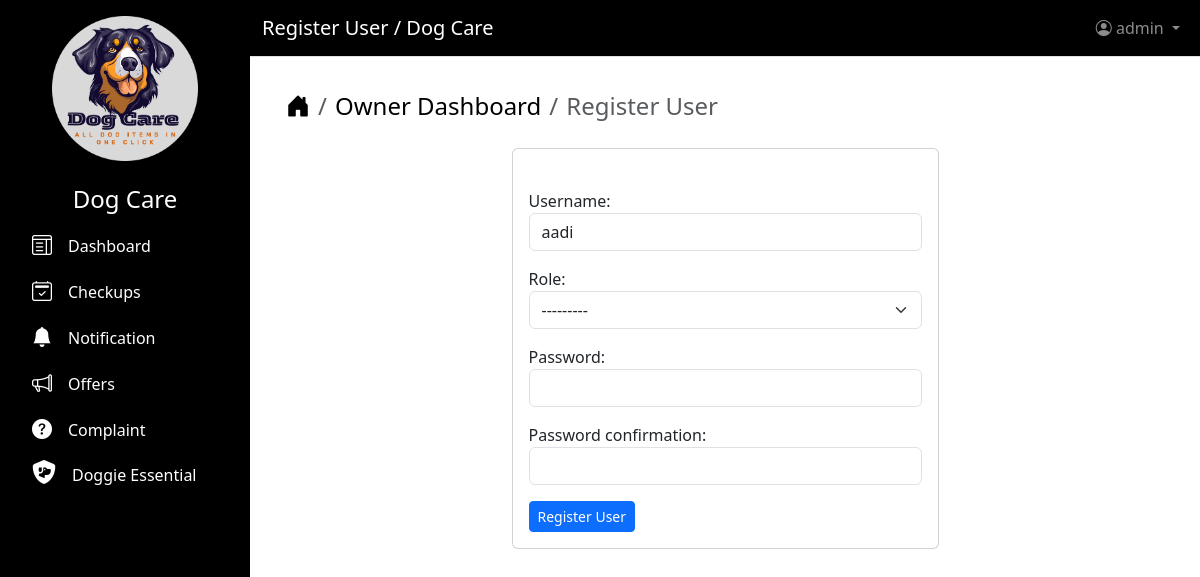
Page /update/users/2 (signed in) on the earlier database version.
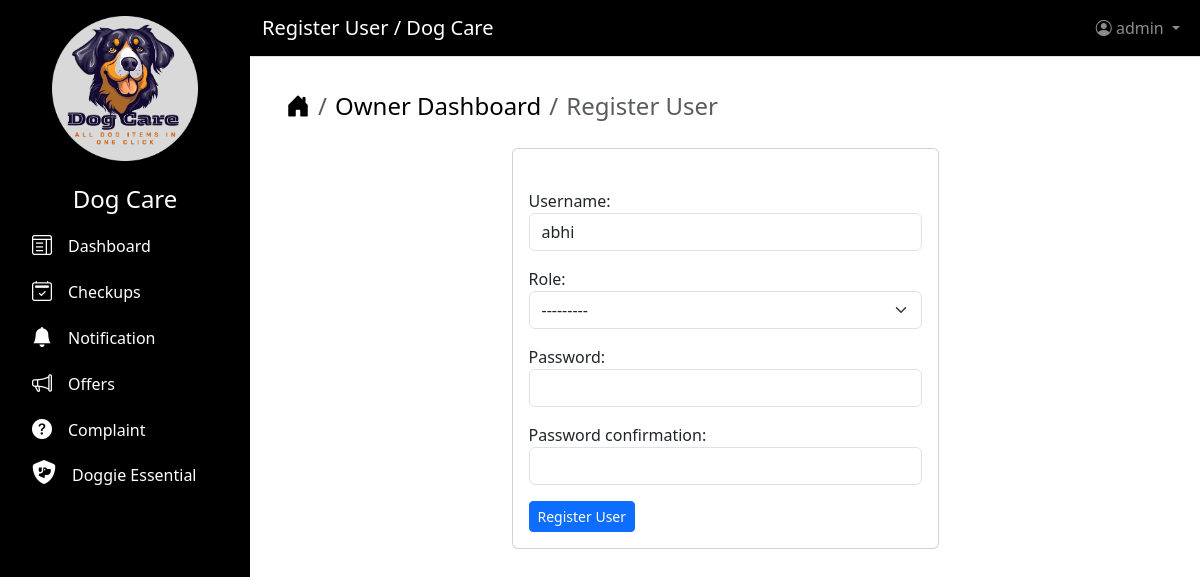
Same page on the later database version.
### users/models.py (models this page shows)
class CustomUser(AbstractUser):
    ROLE = (("SHOP OWNER", "SHOP OWNER"),)
    role = models.CharField(max_length=200, choices=ROLE, blank=True)

### users/views.py (the view, shortened to what this page needs)
# urls.py: path("update/users/<int:pk>", views.update_users, name="update_users"),
@login_required(login_url="signup")
def update_users(request, pk):
    to_update = get_object_or_404(CustomUser, id=pk)
    context = {
        "page_title": "Register User",
        "form": UserRegisterForm(instance=to_update),
    }
    return render(request, "add_update_users.html", context)

### users/forms.py
class UserRegisterForm(UserCreationForm):
    class Meta:
        model = CustomUser
        fields = ["username", "role"]
        widgets = {
            "username": forms.TextInput(attrs={"class": "form-control"}),
            "email": forms.EmailInput(attrs={"class": "form-control"}),
            "first_name": forms.TextInput(attrs={"class": "form-control"}),
            "last_name": forms.TextInput(attrs={"class": "form-control"}),
            "role": forms.Select(attrs={"class": "form-select"}),
        }
    def __init__(self, *args, **kwargs):
        super().__init__(*args, **kwargs)
        self.fields["username"].help_text = " "
        self.fields["password1"].help_text = ""
        self.fields["password2"].help_text = ""
        self.fields["password1"].widget = forms.PasswordInput(
            attrs={"class": "form-control"}
        )
        self.fields["password2"].widget = forms.PasswordInput(
            attrs={"class": "form-control"}
        )

### users/templates/add_update_users.html (shortened to what this page needs)
{% extends "base.html" %}
{% block content %}
    <div class="container  mt-2">
        <nav aria-label="breadcrumb">
            <ol class="breadcrumb fs-4">
                <li class="breadcrumb-item">
                    <a href="{% url 'home' %}" class="text-decoration-none text-black"><i class="bi bi-house-door-fill"></i></a>
                </li>
                {% if request.user.role == "SHOP OWNER"%}
                <li class="breadcrumb-item">
                    <a href="{% url 'shop_dashboard' %}"
                       class="text-decoration-none text-black">Owner Dashboard</a>
                </li>
                {% endif %}
                <li class="breadcrumb-item active " aria-current="page">{{ page_title }}</li>
            </ol>
        </nav>
    </div>
    <div class="container  mt-4">
        <div class="row">
            <div class="col-md-6 mx-auto">
                <div class="card">
                    <div class="card-body mt-4">
                        <form method="post">
                            {{ form.as_p }}
                            <button type="submit" class="btn btn-primary btn-sm">{{ page_title }}</button>
                        </form>
                    </div>
                </div>
            </div>
        </div>
    </div>
{% endblock content %}

Differences in the rows shown:
changed CustomUser: username "aadi" → "abhi"
